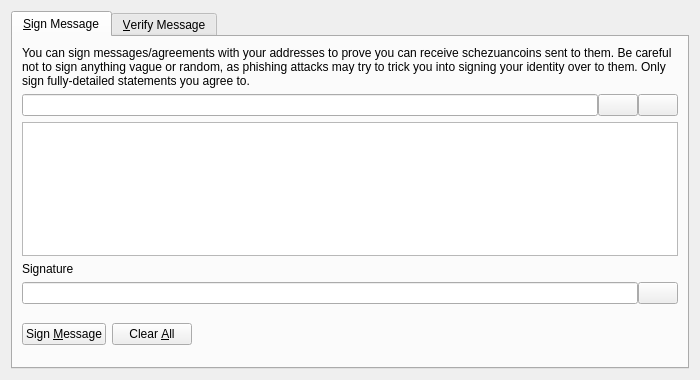
<?xml version="1.0" encoding="UTF-8"?>
<ui version="4.0">
 <class>SignVerifyMessageDialog</class>
 <widget class="QDialog" name="SignVerifyMessageDialog">
  <property name="geometry">
   <rect>
    <x>0</x>
    <y>0</y>
    <width>700</width>
    <height>380</height>
   </rect>
  </property>
  <property name="windowTitle">
   <string>Signatures - Sign / Verify a Message</string>
  </property>
  <property name="modal">
   <bool>true</bool>
  </property>
  <layout class="QVBoxLayout" name="verticalLayout">
   <item>
    <widget class="QTabWidget" name="tabWidget">
     <property name="currentIndex">
      <number>0</number>
     </property>
     <widget class="QWidget" name="tabSignMessage">
      <attribute name="title">
       <string>&amp;Sign Message</string>
      </attribute>
      <layout class="QVBoxLayout" name="verticalLayout_SM">
       <item>
        <widget class="QLabel" name="infoLabel_SM">
         <property name="text">
          <string>You can sign messages/agreements with your addresses to prove you can receive schezuancoins sent to them. Be careful not to sign anything vague or random, as phishing attacks may try to trick you into signing your identity over to them. Only sign fully-detailed statements you agree to.</string>
         </property>
         <property name="textFormat">
          <enum>Qt::PlainText</enum>
         </property>
         <property name="wordWrap">
          <bool>true</bool>
         </property>
        </widget>
       </item>
       <item>
        <layout class="QHBoxLayout" name="horizontalLayout_1_SM">
         <property name="spacing">
          <number>0</number>
         </property>
         <item>
          <widget class="QValidatedLineEdit" name="addressIn_SM">
           <property name="toolTip">
            <string>The Schezuancoin address to sign the message with</string>
           </property>
          </widget>
         </item>
         <item>
          <widget class="QPushButton" name="addressBookButton_SM">
           <property name="toolTip">
            <string>Choose previously used address</string>
           </property>
           <property name="text">
            <string/>
           </property>
           <property name="icon">
            <iconset resource="../schezuancoin.qrc">
             <normaloff>:/icons/address-book</normaloff>:/icons/address-book</iconset>
           </property>
           <property name="shortcut">
            <string>Alt+A</string>
           </property>
           <property name="autoDefault">
            <bool>false</bool>
           </property>
          </widget>
         </item>
         <item>
          <widget class="QPushButton" name="pasteButton_SM">
           <property name="toolTip">
            <string>Paste address from clipboard</string>
           </property>
           <property name="text">
            <string/>
           </property>
           <property name="icon">
            <iconset resource="../schezuancoin.qrc">
             <normaloff>:/icons/editpaste</normaloff>:/icons/editpaste</iconset>
           </property>
           <property name="shortcut">
            <string>Alt+P</string>
           </property>
           <property name="autoDefault">
            <bool>false</bool>
           </property>
          </widget>
         </item>
        </layout>
       </item>
       <item>
        <widget class="QPlainTextEdit" name="messageIn_SM">
         <property name="toolTip">
          <string>Enter the message you want to sign here</string>
         </property>
        </widget>
       </item>
       <item>
        <widget class="QLabel" name="signatureLabel_SM">
         <property name="text">
          <string>Signature</string>
         </property>
         <property name="textFormat">
          <enum>Qt::PlainText</enum>
         </property>
        </widget>
       </item>
       <item>
        <layout class="QHBoxLayout" name="horizontalLayout_2_SM">
         <property name="spacing">
          <number>0</number>
         </property>
         <item>
          <widget class="QLineEdit" name="signatureOut_SM">
           <property name="font">
            <font>
             <italic>true</italic>
            </font>
           </property>
           <property name="readOnly">
            <bool>true</bool>
           </property>
          </widget>
         </item>
         <item>
          <widget class="QPushButton" name="copySignatureButton_SM">
           <property name="toolTip">
            <string>Copy the current signature to the system clipboard</string>
           </property>
           <property name="text">
            <string/>
           </property>
           <property name="icon">
            <iconset resource="../schezuancoin.qrc">
             <normaloff>:/icons/editcopy</normaloff>:/icons/editcopy</iconset>
           </property>
           <property name="autoDefault">
            <bool>false</bool>
           </property>
          </widget>
         </item>
        </layout>
       </item>
       <item>
        <layout class="QHBoxLayout" name="horizontalLayout_3_SM">
         <item>
          <widget class="QPushButton" name="signMessageButton_SM">
           <property name="toolTip">
            <string>Sign the message to prove you own this Schezuancoin address</string>
           </property>
           <property name="text">
            <string>Sign &amp;Message</string>
           </property>
           <property name="icon">
            <iconset resource="../schezuancoin.qrc">
             <normaloff>:/icons/edit</normaloff>:/icons/edit</iconset>
           </property>
           <property name="autoDefault">
            <bool>false</bool>
           </property>
          </widget>
         </item>
         <item>
          <widget class="QPushButton" name="clearButton_SM">
           <property name="toolTip">
            <string>Reset all sign message fields</string>
           </property>
           <property name="text">
            <string>Clear &amp;All</string>
           </property>
           <property name="icon">
            <iconset resource="../schezuancoin.qrc">
             <normaloff>:/icons/remove</normaloff>:/icons/remove</iconset>
           </property>
           <property name="autoDefault">
            <bool>false</bool>
           </property>
          </widget>
         </item>
         <item>
          <spacer name="horizontalSpacer_1_SM">
           <property name="orientation">
            <enum>Qt::Horizontal</enum>
           </property>
           <property name="sizeHint" stdset="0">
            <size>
             <width>40</width>
             <height>48</height>
            </size>
           </property>
          </spacer>
         </item>
         <item>
          <widget class="QLabel" name="statusLabel_SM">
           <property name="font">
            <font>
             <weight>75</weight>
             <bold>true</bold>
            </font>
           </property>
           <property name="text">
            <string/>
           </property>
           <property name="wordWrap">
            <bool>true</bool>
           </property>
          </widget>
         </item>
         <item>
          <spacer name="horizontalSpacer_2_SM">
           <property name="orientation">
            <enum>Qt::Horizontal</enum>
           </property>
           <property name="sizeHint" stdset="0">
            <size>
             <width>40</width>
             <height>48</height>
            </size>
           </property>
          </spacer>
         </item>
        </layout>
       </item>
      </layout>
     </widget>
     <widget class="QWidget" name="tabVerifyMessage">
      <attribute name="title">
       <string>&amp;Verify Message</string>
      </attribute>
      <layout class="QVBoxLayout" name="verticalLayout_VM">
       <item>
        <widget class="QLabel" name="infoLabel_VM">
         <property name="text">
          <string>Enter the receiver's address, message (ensure you copy line breaks, spaces, tabs, etc. exactly) and signature below to verify the message. Be careful not to read more into the signature than what is in the signed message itself, to avoid being tricked by a man-in-the-middle attack. Note that this only proves the signing party receives with the address, it cannot prove sendership of any transaction!</string>
         </property>
         <property name="textFormat">
          <enum>Qt::PlainText</enum>
         </property>
         <property name="alignment">
          <set>Qt::AlignLeading|Qt::AlignLeft|Qt::AlignTop</set>
         </property>
         <property name="wordWrap">
          <bool>true</bool>
         </property>
        </widget>
       </item>
       <item>
        <layout class="QHBoxLayout" name="horizontalLayout_1_VM">
         <property name="spacing">
          <number>0</number>
         </property>
         <item>
          <widget class="QValidatedLineEdit" name="addressIn_VM">
           <property name="toolTip">
            <string>The Schezuancoin address the message was signed with</string>
           </property>
          </widget>
         </item>
         <item>
          <widget class="QPushButton" name="addressBookButton_VM">
           <property name="toolTip">
            <string>Choose previously used address</string>
           </property>
           <property name="text">
            <string/>
           </property>
           <property name="icon">
            <iconset resource="../schezuancoin.qrc">
             <normaloff>:/icons/address-book</normaloff>:/icons/address-book</iconset>
           </property>
           <property name="shortcut">
            <string>Alt+A</string>
           </property>
           <property name="autoDefault">
            <bool>false</bool>
           </property>
          </widget>
         </item>
        </layout>
       </item>
       <item>
        <widget class="QPlainTextEdit" name="messageIn_VM"/>
       </item>
       <item>
        <widget class="QValidatedLineEdit" name="signatureIn_VM"/>
       </item>
       <item>
        <layout class="QHBoxLayout" name="horizontalLayout_2_VM">
         <item>
          <widget class="QPushButton" name="verifyMessageButton_VM">
           <property name="toolTip">
            <string>Verify the message to ensure it was signed with the specified Schezuancoin address</string>
           </property>
           <property name="text">
            <string>Verify &amp;Message</string>
           </property>
           <property name="icon">
            <iconset resource="../schezuancoin.qrc">
             <normaloff>:/icons/transaction_0</normaloff>:/icons/transaction_0</iconset>
           </property>
           <property name="autoDefault">
            <bool>false</bool>
           </property>
          </widget>
         </item>
         <item>
          <widget class="QPushButton" name="clearButton_VM">
           <property name="toolTip">
            <string>Reset all verify message fields</string>
           </property>
           <property name="text">
            <string>Clear &amp;All</string>
           </property>
           <property name="icon">
            <iconset resource="../schezuancoin.qrc">
             <normaloff>:/icons/remove</normaloff>:/icons/remove</iconset>
           </property>
           <property name="autoDefault">
            <bool>false</bool>
           </property>
          </widget>
         </item>
         <item>
          <spacer name="horizontalSpacer_1_VM">
           <property name="orientation">
            <enum>Qt::Horizontal</enum>
           </property>
           <property name="sizeHint" stdset="0">
            <size>
             <width>40</width>
             <height>48</height>
            </size>
           </property>
          </spacer>
         </item>
         <item>
          <widget class="QLabel" name="statusLabel_VM">
           <property name="font">
            <font>
             <weight>75</weight>
             <bold>true</bold>
            </font>
           </property>
           <property name="text">
            <string/>
           </property>
           <property name="wordWrap">
            <bool>true</bool>
           </property>
          </widget>
         </item>
         <item>
          <spacer name="horizontalSpacer_2_VM">
           <property name="orientation">
            <enum>Qt::Horizontal</enum>
           </property>
           <property name="sizeHint" stdset="0">
            <size>
             <width>40</width>
             <height>48</height>
            </size>
           </property>
          </spacer>
         </item>
        </layout>
       </item>
      </layout>
     </widget>
    </widget>
   </item>
  </layout>
 </widget>
 <customwidgets>
  <customwidget>
   <class>QValidatedLineEdit</class>
   <extends>QLineEdit</extends>
   <header>qvalidatedlineedit.h</header>
  </customwidget>
 </customwidgets>
 <resources>
  <include location="../schezuancoin.qrc"/>
 </resources>
 <connections/>
</ui>
